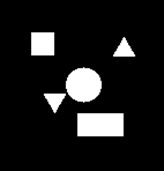
#> input picture BGA_Reconstruction/1.png, 164 x 171 px, found by its file name
$ python main.py
#> lines starting #> are read from the running program, lines starting #| are printed output that depends on the picture
import numpy as np
import matplotlib.pyplot as plt
from PIL import Image, ImageChops
from scipy.fftpack import fft, fftshift, ifft


def dummyImg(size0, size1):
    """this just creates a silly 8-bit image consisting of a solid rectangle
    inputs: size0, size1 - dimensions of image in pixels
    output: dumImg - PIL image object"""
    M = np.zeros((size0, size1))
    a = round(size0 / 4)
    b = round(size1 / 4)
    M[a:size0 - a, b:size1 - b] = 255  # insert centered rectangle with dimensions 1/2 the size of the image
    dumImg = Image.fromarray(M.astype('uint8'))  # create image object
    return dumImg


def padImage(img):
    """pad images with zeros such that new image is a square with sides equal to
    the diagonal of the original in size. Return padded image as well as coordinates
    of upper-left coordinates where original image is implanted"""
    N0, N1 = img.size
    lenDiag = int(np.ceil(np.sqrt(N0 ** 2 + N1 ** 2)))
    imgPad = Image.new('L', (lenDiag, lenDiag))
    c0, c1 = int(round((lenDiag - N0) / 2)), int(
        round((lenDiag - N1) / 2))  # coordinates of top-left corner in which to paste image
    imgPad.paste(img, (c0, c1))
    return imgPad, c0, c1


def getProj(img, theta):
    """this rotates an image by an array of angles and takes projections.
    Note that we pad the image beforehand rather than allow the rotate method
    to expand the image because the image expands to different sizes depending
    on the angle of rotation. We need to expand every rotated image to the
    same size so that we can collect the contributions into the same vector.
    inputs:  img - PIL image object
             theta - 1D numpy array of angles over which to compute projections
    output: sinogram - projections of img over theta (effectively the radon transform)"""

    numAngles = len(theta)
    sinogram = np.zeros((img.size[0], numAngles))

    # set up plotting
    plt.ion()
    fig1, (ax1, ax2) = plt.subplots(1, 2)
    im1 = ax1.imshow(img, cmap='gray')
    ax1.set_title('<-- Sum')
    im2 = ax2.imshow(sinogram, extent=[theta[0], theta[-1], img.size[0] - 1, 0],
                     cmap='gray', aspect='auto')
    ax2.set_xlabel('Angle (deg)')
    ax2.set_title('Sinogram')
    plt.show()

    # get projections an dplot
    for n in range(numAngles):
        rotImgObj = img.rotate(90 - theta[n], resample=Image.BICUBIC)
        im1.set_data(rotImgObj)
        sinogram[:, n] = np.sum(rotImgObj, axis=0)
        im2.set_data(Image.fromarray((sinogram - np.min(sinogram)) / np.ptp(sinogram) * 255))
        fig1.canvas.draw()
        fig1.canvas.flush_events()

    plt.ioff()
    return sinogram


def arange2(start, stop=None, step=1):
    """#Modified version of numpy.arange which corrects error associated with non-integer step size"""
    if stop == None:
        a = np.arange(start)
    else:
        a = np.arange(start, stop, step)
        if a[-1] > stop - step:
            a = np.delete(a, -1)
    return a


def projFilter(sino):
    """filter projections. Normally a ramp filter multiplied by a window function is used in filtered
    backprojection. The filter function here can be adjusted by a single parameter 'a' to either approximate
    a pure ramp filter (a ~ 0)  or one that is multiplied by a sinc window with increasing cutoff frequency (a ~ 1).
    Credit goes to Wakas Aqram.
    inputs: sino - [n x m] numpy array where n is the number of projections and m is the number of angles used.
    outputs: filtSino - [n x m] filtered sinogram array"""

    a = 0.1;
    projLen, numAngles = sino.shape
    step = 2 * np.pi / projLen
    w = arange2(-np.pi, np.pi, step)
    if len(w) < projLen:
        w = np.concatenate([w, [w[-1] + step]])  # depending on image size, it might be that len(w) =
        # projLen - 1. Another element is added to w in this case
    rn1 = abs(2 / a * np.sin(a * w / 2));  # approximation of ramp filter abs(w) with a funciton abs(sin(w))
    rn2 = np.sin(a * w / 2) / (a * w / 2);  # sinc window with 'a' modifying the cutoff freqs
    r = rn1 * (rn2) ** 2;  # modulation of ramp filter with sinc window

    filt = fftshift(r)
    filtSino = np.zeros((projLen, numAngles))
    for i in range(numAngles):
        projfft = fft(sino[:, i])
        filtProj = projfft * filt
        filtSino[:, i] = np.real(ifft(filtProj))

    return filtSino


def backproject(sinogram, theta):
    """Backprojection function.
    inputs:  sinogram - [n x m] numpy array where n is the number of projections and m the number of angles
             theta - vector of length m denoting the angles represented in the sinogram
    output: backprojArray - [n x n] backprojected 2-D numpy array"""
    imageLen = sinogram.shape[0]
    reconMatrix = np.zeros((imageLen, imageLen))

    x = np.arange(imageLen) - imageLen / 2  # create coordinate system centered at (x,y = 0,0)
    y = x.copy()
    X, Y = np.meshgrid(x, y)

    plt.ion()
    fig2, ax = plt.subplots()
    im = plt.imshow(reconMatrix, cmap='gray')

    theta = theta * np.pi / 180
    numAngles = len(theta)

    for n in range(numAngles):
        Xrot = X * np.sin(theta[n]) - Y * np.cos(
            theta[n])  # determine rotated x-coordinate about origin in mesh grid form
        XrotCor = np.round(
            Xrot + imageLen / 2)  # shift back to original image coordinates, round values to make indices
        XrotCor = XrotCor.astype('int')
        projMatrix = np.zeros((imageLen, imageLen))
        m0, m1 = np.where((XrotCor >= 0) & (XrotCor <= (
                    imageLen - 1)))  # after rotating, you'll inevitably have new coordinates that exceed the size of the original
        s = sinogram[:, n]  # get projection
        projMatrix[m0, m1] = s[XrotCor[m0, m1]]  # backproject in-bounds data
        reconMatrix += projMatrix
        im.set_data(Image.fromarray((reconMatrix - np.min(reconMatrix)) / np.ptp(reconMatrix) * 255))
        ax.set_title('Theta = %.2f degrees' % (theta[n] * 180 / np.pi))
        fig2.canvas.draw()
        fig2.canvas.flush_events()

    plt.close()
    plt.ioff()
    backprojArray = np.flipud(reconMatrix)
    return backprojArray


# def main():
if __name__ == '__main__':
    # myImg = dummyImg(500,700)
    myImg = Image.open('D:/Lab Works/Computed Tomography/BGA_Reconstruction/1.png').convert('L')
#> myImg is the input picture: PIL image 164x171 L; min 0, max 255, mean 27.6

    myImgPad, c0, c1 = padImage(myImg)  # PIL image object
#> in padImage, `imgPad = Image.new('L', (lenDiag, lenDiag))`: imgPad: PIL image 237x237 L; every value is 0
#> in padImage, `imgPad.paste(img, (c0, c1))`:
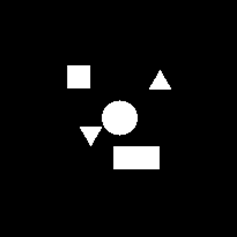
#> imgPad: PIL image 237x237 L; min 0, max 255, mean 13.8
#> c0 = 36; c1 = 33
    dTheta = 1
    theta = np.arange(0, 181, dTheta)
    print('Getting projections\n')
    mySino = getProj(myImgPad, theta)  # numpy array
#> after the loop in getProj, `for n in range(numAngles):`:
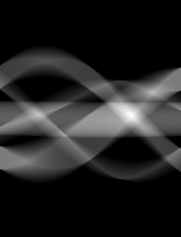
#> sinogram: shape (237, 181) float64; min 0, max 24314, mean 3272.6; drawn with min black and max white
    print('Filtering\n')
    filtSino = projFilter(mySino)  # numpy array
#> in projFilter, `step = 2 * np.pi / projLen`: step = 0.0265
#> in arange2, `a = np.arange(start, stop, step)`: a = 237 values from -3.14 to 3.12
#> in projFilter, `rn1 = abs(2 / a * np.sin(a * w / 2));`: rn1 = 237 values, max 3.13 at index 0, min 0.0133 at index 119, mean 1.57
#> in projFilter, `rn2 = np.sin(a * w / 2) / (a * w / 2);  # sinc window with 'a' modifyi..`: rn2 = 237 values, max 1 at index 118, min 0.996 at index 0, mean 0.999
#> in projFilter, `r = rn1 * (rn2) ** 2;`: r = 237 values, max 3.1 at index 0, min 0.0133 at index 119, mean 1.56
#> in projFilter, `filt = fftshift(r)`: filt = 237 values, max 3.1 at index 118, min 0.0133 at index 0, mean 1.56
#> in projFilter, `filtSino = np.zeros((projLen, numAngles))`: filtSino: shape (237, 181) float64; every value is 0
#> after the loop in projFilter, `for i in range(numAngles):`:
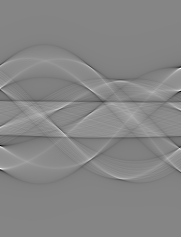
#> filtSino: shape (237, 181) float64; min -7347.2, max 6699.3, mean 43.4; drawn with min black and max white
    print('Performing backprojection')

    recon = backproject(filtSino, theta)
#> in backproject, `reconMatrix = np.zeros((imageLen, imageLen))`: reconMatrix: shape (237, 237) float64; every value is 0
#> in backproject, `x = np.arange(imageLen) - imageLen / 2`: x = 237 values from -118.5 to 117.5
#> in backproject, `X, Y = np.meshgrid(x, y)`:
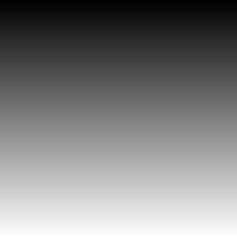
#> Y: shape (237, 237) float64; min -118.5, max 117.5, mean -0.5; drawn with min black and max white
#> in backproject, `theta = theta * np.pi / 180`: theta = 181 values from 0 to 3.14
#> in backproject, `numAngles = len(theta)`: numAngles = 181
#> after the loop in backproject, `for n in range(numAngles):`:
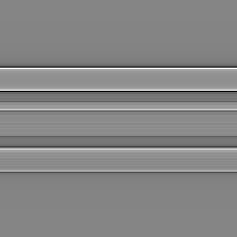
#> projMatrix: shape (237, 237) float64; min -7347.2, max 6699.3, mean 43.4; drawn with min black and max white
#> after the loop in backproject, `for n in range(numAngles):`:
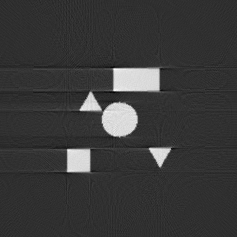
#> reconMatrix: shape (237, 237) float64; min -21975.4, max 116773.6, mean 9499.2; drawn with min black and max white
    recon2 = np.round((recon - np.min(recon)) / np.ptp(recon) * 255)  # convert values to integers 0-255
    reconImg = Image.fromarray(recon2.astype('uint8'))
    n0, n1 = myImg.size
#> n0 = 164; n1 = 171
    reconImg = reconImg.crop((c0, c1, c0 + n0, c1 + n1))
#> reconImg: PIL image 164x171 L

    fig3, (ax1, ax2, ax3) = plt.subplots(1, 3, figsize=(12, 4))
    ax1.imshow(myImg, cmap='gray')
    ax1.set_title('Original Image')
    ax2.imshow(reconImg, cmap='gray')
    ax2.set_title('Backprojected Image')
    ax3.imshow(ImageChops.difference(myImg, reconImg),
               cmap='gray')  # note this currently doesn't work for imported images
    ax3.set_title('Error')
    plt.show()
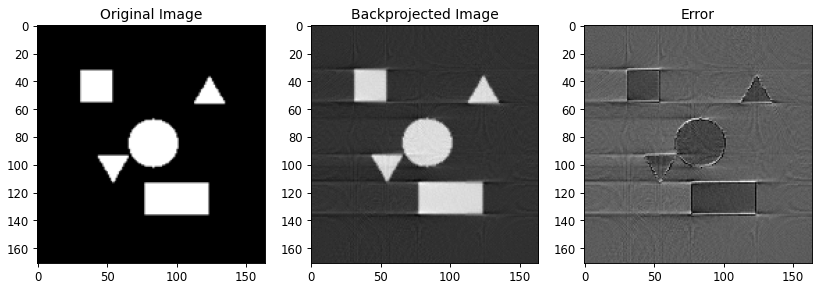
#> figure drawn by matplotlib, 3 panels
